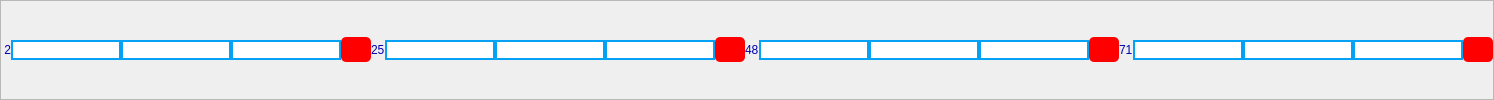
           <widget class="QFrame" name="frame_23">
            <property name="frameShape">
             <enum>QFrame::StyledPanel</enum>
            </property>
            <property name="frameShadow">
             <enum>QFrame::Raised</enum>
            </property>
            <layout class="QHBoxLayout" name="horizontalLayout_3">
             <property name="spacing">
              <number>0</number>
             </property>
             <property name="leftMargin">
              <number>0</number>
             </property>
             <property name="topMargin">
              <number>0</number>
             </property>
             <property name="rightMargin">
              <number>0</number>
             </property>
             <property name="bottomMargin">
              <number>0</number>
             </property>
             <item>
              <widget class="QLabel" name="label_56">
               <property name="styleSheet">
                <string notr="true">color:rgb(0, 0, 173); 
font: 75 8pt &quot;MS Shell Dlg 2&quot;;</string>
               </property>
               <property name="text">
                <string> 2</string>
               </property>
              </widget>
             </item>
             <item>
              <widget class="QLineEdit" name="lineEdit_166">
               <property name="styleSheet">
                <string notr="true">border: 2px solid  rgb(5, 161, 245); 
background-color: rgb(255, 255, 255);
</string>
               </property>
              </widget>
             </item>
             <item>
              <widget class="QLineEdit" name="lineEdit_167">
               <property name="styleSheet">
                <string notr="true">border: 2px solid  rgb(5, 161, 245); 
background-color: rgb(255, 255, 255);
</string>
               </property>
              </widget>
             </item>
             <item>
              <widget class="QLineEdit" name="lineEdit_168">
               <property name="styleSheet">
                <string notr="true">border: 2px solid  rgb(5, 161, 245); 
background-color: rgb(255, 255, 255);
</string>
               </property>
              </widget>
             </item>
             <item>
              <widget class="QPushButton" name="pushButton_126">
               <property name="minimumSize">
                <size>
                 <width>0</width>
                 <height>25</height>
                </size>
               </property>
               <property name="maximumSize">
                <size>
                 <width>30</width>
                 <height>16777215</height>
                </size>
               </property>
               <property name="styleSheet">
                <string notr="true">background-color: rgb(0, 0, 0);
background-color: rgb(255, 0, 0);
border-radius: 5px;</string>
               </property>
               <property name="text">
                <string/>
               </property>
              </widget>
             </item>
             <item>
              <widget class="QLabel" name="label_57">
               <property name="styleSheet">
                <string notr="true">color:rgb(0, 0, 173); 
font: 75 8pt &quot;MS Shell Dlg 2&quot;;</string>
               </property>
               <property name="text">
                <string>25</string>
               </property>
              </widget>
             </item>
             <item>
              <widget class="QLineEdit" name="lineEdit_169">
               <property name="styleSheet">
                <string notr="true">border: 2px solid  rgb(5, 161, 245); 
background-color: rgb(255, 255, 255);
</string>
               </property>
              </widget>
             </item>
             <item>
              <widget class="QLineEdit" name="lineEdit_170">
               <property name="styleSheet">
                <string notr="true">border: 2px solid  rgb(5, 161, 245); 
background-color: rgb(255, 255, 255);
</string>
               </property>
              </widget>
             </item>
             <item>
              <widget class="QLineEdit" name="lineEdit_171">
               <property name="styleSheet">
                <string notr="true">border: 2px solid  rgb(5, 161, 245); 
background-color: rgb(255, 255, 255);
</string>
               </property>
              </widget>
             </item>
             <item>
              <widget class="QPushButton" name="pushButton_127">
               <property name="minimumSize">
                <size>
                 <width>0</width>
                 <height>25</height>
                </size>
               </property>
               <property name="maximumSize">
                <size>
                 <width>30</width>
                 <height>16777215</height>
                </size>
               </property>
               <property name="styleSheet">
                <string notr="true">background-color: rgb(0, 0, 0);
background-color: rgb(255, 0, 0);
border-radius: 5px;</string>
               </property>
               <property name="text">
                <string/>
               </property>
              </widget>
             </item>
             <item>
              <widget class="QLabel" name="label_58">
               <property name="styleSheet">
                <string notr="true">color:rgb(0, 0, 173); 
font: 75 8pt &quot;MS Shell Dlg 2&quot;;</string>
               </property>
               <property name="text">
                <string>48</string>
               </property>
              </widget>
             </item>
             <item>
              <widget class="QLineEdit" name="lineEdit_172">
               <property name="styleSheet">
                <string notr="true">border: 2px solid  rgb(5, 161, 245); 
background-color: rgb(255, 255, 255);
</string>
               </property>
              </widget>
             </item>
             <item>
              <widget class="QLineEdit" name="lineEdit_173">
               <property name="styleSheet">
                <string notr="true">border: 2px solid  rgb(5, 161, 245); 
background-color: rgb(255, 255, 255);
</string>
               </property>
              </widget>
             </item>
             <item>
              <widget class="QLineEdit" name="lineEdit_174">
               <property name="styleSheet">
                <string notr="true">border: 2px solid  rgb(5, 161, 245); 
background-color: rgb(255, 255, 255);
</string>
               </property>
              </widget>
             </item>
             <item>
              <widget class="QPushButton" name="pushButton_128">
               <property name="minimumSize">
                <size>
                 <width>0</width>
                 <height>25</height>
                </size>
               </property>
               <property name="maximumSize">
                <size>
                 <width>30</width>
                 <height>16777215</height>
                </size>
               </property>
               <property name="styleSheet">
                <string notr="true">background-color: rgb(0, 0, 0);
background-color: rgb(255, 0, 0);
border-radius: 5px;</string>
               </property>
               <property name="text">
                <string/>
               </property>
              </widget>
             </item>
             <item>
              <widget class="QLabel" name="label_8">
               <property name="styleSheet">
                <string notr="true">color:rgb(0, 0, 173); 
font: 75 8pt &quot;MS Shell Dlg 2&quot;;</string>
               </property>
               <property name="text">
                <string>71</string>
               </property>
              </widget>
             </item>
             <item>
              <widget class="QLineEdit" name="lineEdit_21">
               <property name="styleSheet">
                <string notr="true">border: 2px solid  rgb(5, 161, 245); 
background-color: rgb(255, 255, 255);
</string>
               </property>
              </widget>
             </item>
             <item>
              <widget class="QLineEdit" name="lineEdit_12">
               <property name="styleSheet">
                <string notr="true">border: 2px solid  rgb(5, 161, 245); 
background-color: rgb(255, 255, 255);
</string>
               </property>
              </widget>
             </item>
             <item>
              <widget class="QLineEdit" name="lineEdit_22">
               <property name="styleSheet">
                <string notr="true">border: 2px solid  rgb(5, 161, 245); 
background-color: rgb(255, 255, 255);
</string>
               </property>
              </widget>
             </item>
             <item>
              <widget class="QPushButton" name="pushButton_76">
               <property name="minimumSize">
                <size>
                 <width>0</width>
                 <height>25</height>
                </size>
               </property>
               <property name="maximumSize">
                <size>
                 <width>30</width>
                 <height>16777215</height>
                </size>
               </property>
               <property name="styleSheet">
                <string notr="true">background-color: rgb(0, 0, 0);
background-color: rgb(255, 0, 0);
border-radius: 5px;</string>
               </property>
               <property name="text">
                <string/>
               </property>
              </widget>
             </item>
            </layout>
           </widget>
